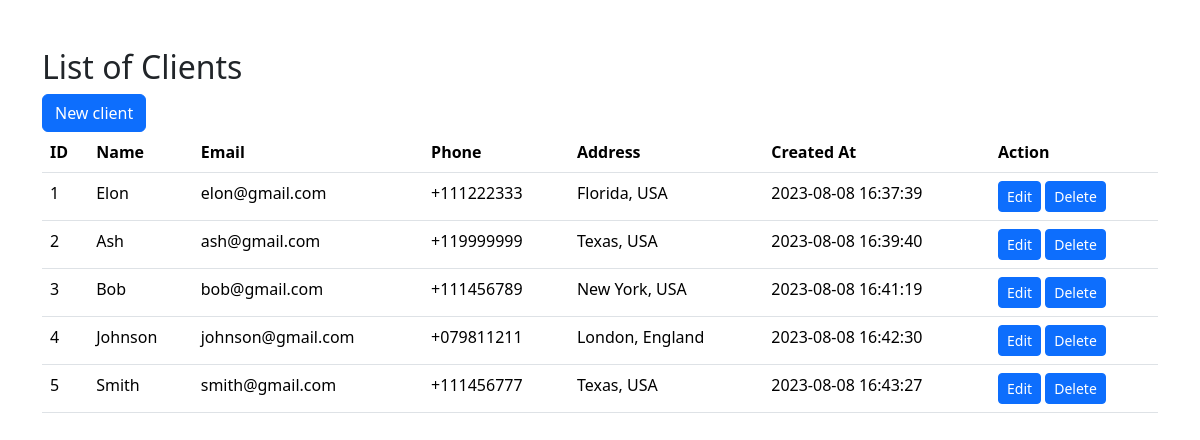
The page / on the database its author committed.
### tables this page shows
CREATE TABLE `clients` (
  `id` int(11) NOT NULL,
  `name` varchar(100) NOT NULL,
  `email` varchar(200) NOT NULL,
  `phone` varchar(20) DEFAULT NULL,
  `address` varchar(200) DEFAULT NULL,
  `created_at` datetime NOT NULL DEFAULT current_timestamp()
);

### index.php (the view, shortened to what this page needs)
<!DOCTYPE html>
<html lang="en">
<head>
    <link rel ="stylesheet" href="https://cdn.jsdelivr.net/npm/bootstrap@5.3.1/dist/css/bootstrap.min.css">
</head>
<body>
    <div class="container my-5">
        <h2> List of Clients </h2>
        <a class="btn btn-primary" href="/phpclient/create.php" role="button">New client</a>
        <br>
        <table class="table">
            <thread>
                <tr>
                    <th>ID</th>
                    <th>Name</th>
                    <th>Email</th>
                    <th>Phone</th>
                    <th>Address</th>
                    <th>Created At</th>
                    <th>Action</th>
                </tr>
            </thread>
            <tbody>
                <?php
                $servername = "localhost";
                $username   = "root";
                $password   = "";
                $database = "phpclient";
                $connection = new mysqli($servername, $username, $password, $database);
                $sql = "SELECT * FROM clients";
                $result = $connection->query($sql);
                while($row = $result->fetch_assoc()) {
                    echo "
                    <tr>
                        <td>$row[id]</td>
                        <td>$row[name]</td>
                        <td>$row[email]</td>
                        <td>$row[phone]</td>
                        <td>$row[address]</td>
                        <td>$row[created_at]</td>
                        <td>
                            <a class='btn btn-primary btn-sm' href='/phpclient/edit.php?id=$row[id]'>Edit</a>
                            <a class='btn btn-primary btn-sm' href='/phpclient/delete.php?id=$row[id]'>Delete</a>
                        </td>
                    </tr>
                    ";
                }
                ?>
            </tbody>
        </table>
    </div>
</body>
</html>

### rows shown on the page
clients: id "1", name "Elon", email "elon@gmail.com", phone "+111222333", address "Florida, USA", created_at "2023-08-08 16:37:39"
clients: id "2", name "Ash", email "ash@gmail.com", phone "+119999999", address "Texas, USA", created_at "2023-08-08 16:39:40"
clients: id "3", name "Bob", email "bob@gmail.com", phone "+111456789", address "New York, USA", created_at "2023-08-08 16:41:19"
clients: id "4", name "Johnson", email "johnson@gmail.com", phone "+079811211", address "London, England", created_at "2023-08-08 16:42:30"
clients: id "5", name "Smith", email "smith@gmail.com", phone "+111456777", address "Texas, USA", created_at "2023-08-08 16:43:27"
